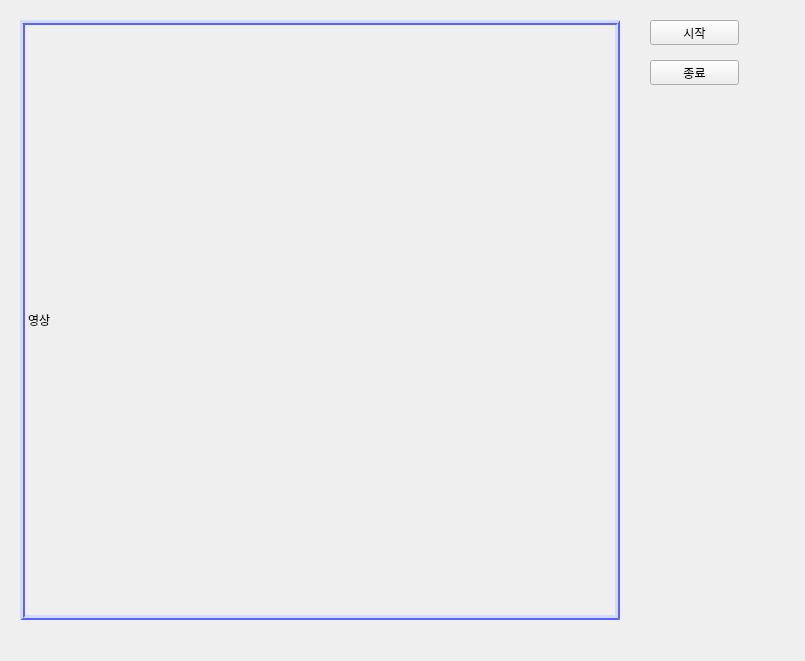
<?xml version="1.0" encoding="UTF-8"?>
<ui version="4.0">
 <class>Form</class>
 <widget class="QWidget" name="Form">
  <property name="geometry">
   <rect>
    <x>0</x>
    <y>0</y>
    <width>805</width>
    <height>661</height>
   </rect>
  </property>
  <property name="windowTitle">
   <string>Form</string>
  </property>
  <widget class="QLabel" name="label_view">
   <property name="geometry">
    <rect>
     <x>20</x>
     <y>20</y>
     <width>600</width>
     <height>600</height>
    </rect>
   </property>
   <property name="styleSheet">
    <string notr="true">border: 5px ridge #56f</string>
   </property>
   <property name="text">
    <string>영상</string>
   </property>
  </widget>
  <widget class="QPushButton" name="btn_open">
   <property name="geometry">
    <rect>
     <x>650</x>
     <y>20</y>
     <width>89</width>
     <height>25</height>
    </rect>
   </property>
   <property name="text">
    <string>시작</string>
   </property>
  </widget>
  <widget class="QPushButton" name="btn_close">
   <property name="geometry">
    <rect>
     <x>650</x>
     <y>60</y>
     <width>89</width>
     <height>25</height>
    </rect>
   </property>
   <property name="text">
    <string>종료</string>
   </property>
  </widget>
 </widget>
 <resources/>
 <connections>
  <connection>
   <sender>btn_open</sender>
   <signal>clicked()</signal>
   <receiver>Form</receiver>
   <slot>cam_open()</slot>
   <hints>
    <hint type="sourcelabel">
     <x>716</x>
     <y>48</y>
    </hint>
    <hint type="destinationlabel">
     <x>755</x>
     <y>49</y>
    </hint>
   </hints>
  </connection>
  <connection>
   <sender>btn_close</sender>
   <signal>clicked()</signal>
   <receiver>Form</receiver>
   <slot>cam_close()</slot>
   <hints>
    <hint type="sourcelabel">
     <x>713</x>
     <y>103</y>
    </hint>
    <hint type="destinationlabel">
     <x>744</x>
     <y>105</y>
    </hint>
   </hints>
  </connection>
 </connections>
 <slots>
  <slot>cam_open()</slot>
  <slot>cam_close()</slot>
 </slots>
</ui>
